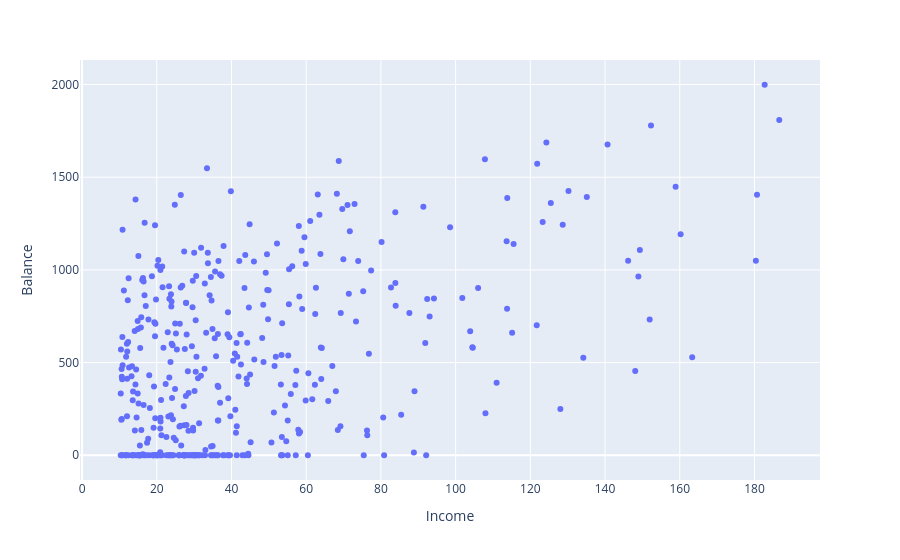

Notebook source saved alongside this figure:
### Markdown cell above
E' possibile **personalizzare la *tool tip***, in modo che mostri, al passaggio del mouse sul punto (*mouse hover*), anche i valori di altre colonne,e  non solo di `Income` e `Balance`;

### Code cell
px.scatter(df, x='Income', y='Balance',hover_data=df.columns)

### Figure 1 — Plotly figure (JSON) as saved in the notebook; plotly's stock layout.template omitted (floating-point values rounded to 4 significant figures; data arrays with more than 128 entries replaced by an {"elided": "..."} marker saying what was removed)
{"data": [{"customdata": {"elided": "400x11 mixed values"}, "hovertemplate": "Income=%{x}<br>Balance=%{y}<br>Unnamed: 0=%{customdata[0]}<br>ID=%{customdata[1]}<br>Limit=%{customdata[2]}<br>Rating=%{customdata[3]}<br>Cards=%{customdata[4]}<br>Age=%{customdata[5]}<br>Education=%{customdata[6]}<br>Gender=%{customdata[7]}<br>Student=%{customdata[8]}<br>Married=%{customdata[9]}<br>Ethnicity=%{customdata[10]}<extra></extra>", "legendgroup": "", "marker": {"color": "#636efa", "symbol": "circle"}, "mode": "markers", "name": "", "orientation": "v", "showlegend": false, "type": "scatter", "x": {"elided": "400 float values"}, "xaxis": "x", "y": {"elided": "400 int values"}, "yaxis": "y"}], "layout": {"legend": {"tracegroupgap": 0}, "margin": {"t": 60}, "xaxis": {"anchor": "y", "domain": [0, 1], "title": {"text": "Income"}}, "yaxis": {"anchor": "x", "domain": [0, 1], "title": {"text": "Balance"}}}}
